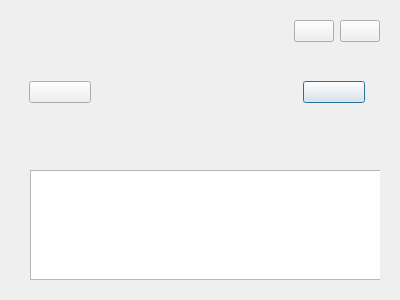
<?xml version="1.0" encoding="UTF-8"?>
<ui version="4.0">
 <class>SlideShowDlg</class>
 <widget class="QDialog" name="SlideShowDlg">
  <property name="geometry">
   <rect>
    <x>0</x>
    <y>0</y>
    <width>400</width>
    <height>300</height>
   </rect>
  </property>
  <property name="windowTitle">
   <string>Dialog</string>
  </property>
  <layout class="QVBoxLayout" name="verticalLayout" stretch="7,1">
   <item>
    <widget class="QWidget" name="slideShow" native="true">
     <layout class="QGridLayout" name="gridLayout">
      <item row="1" column="2">
       <widget class="QWidget" name="slidenextwid" native="true">
        <property name="minimumSize">
         <size>
          <width>80</width>
          <height>0</height>
         </size>
        </property>
        <property name="maximumSize">
         <size>
          <width>80</width>
          <height>16777215</height>
         </size>
        </property>
        <layout class="QHBoxLayout" name="horizontalLayout_3">
         <item>
          <widget class="PicButton" name="slidenextBtn">
           <property name="text">
            <string/>
           </property>
          </widget>
         </item>
        </layout>
       </widget>
      </item>
      <item row="1" column="0">
       <widget class="QWidget" name="slideprewid" native="true">
        <property name="minimumSize">
         <size>
          <width>80</width>
          <height>0</height>
         </size>
        </property>
        <property name="maximumSize">
         <size>
          <width>80</width>
          <height>16777215</height>
         </size>
        </property>
        <layout class="QHBoxLayout" name="horizontalLayout_4">
         <item>
          <widget class="PicButton" name="slidepreBtn">
           <property name="text">
            <string/>
           </property>
          </widget>
         </item>
        </layout>
       </widget>
      </item>
      <item row="1" column="1">
       <widget class="PicAnimationWid" name="picAnimation" native="true"/>
      </item>
      <item row="0" column="2">
       <layout class="QHBoxLayout" name="horizontalLayout_2">
        <item>
         <widget class="PicStateBtn" name="playBtn">
          <property name="text">
           <string/>
          </property>
         </widget>
        </item>
        <item>
         <widget class="PicButton" name="closeBtn">
          <property name="text">
           <string/>
          </property>
         </widget>
        </item>
       </layout>
      </item>
     </layout>
    </widget>
   </item>
   <item>
    <widget class="QWidget" name="preShow" native="true">
     <layout class="QHBoxLayout" name="horizontalLayout">
      <item>
       <widget class="QWidget" name="widget" native="true">
        <property name="minimumSize">
         <size>
          <width>0</width>
          <height>120</height>
         </size>
        </property>
        <property name="maximumSize">
         <size>
          <width>16777215</width>
          <height>120</height>
         </size>
        </property>
        <widget class="PreListWid" name="preListWidget">
         <property name="geometry">
          <rect>
           <x>10</x>
           <y>10</y>
           <width>16777215</width>
           <height>110</height>
          </rect>
         </property>
         <property name="minimumSize">
          <size>
           <width>0</width>
           <height>110</height>
          </size>
         </property>
         <property name="maximumSize">
          <size>
           <width>16777215</width>
           <height>110</height>
          </size>
         </property>
         <property name="flow">
          <enum>QListView::Flow::LeftToRight</enum>
         </property>
        </widget>
       </widget>
      </item>
     </layout>
    </widget>
   </item>
  </layout>
 </widget>
 <customwidgets>
  <customwidget>
   <class>PicButton</class>
   <extends>QPushButton</extends>
   <header>picbutton.h</header>
  </customwidget>
  <customwidget>
   <class>PicStateBtn</class>
   <extends>QPushButton</extends>
   <header>picstatebtn.h</header>
  </customwidget>
  <customwidget>
   <class>PicAnimationWid</class>
   <extends>QWidget</extends>
   <header>picanimationwid.h</header>
   <container>1</container>
  </customwidget>
  <customwidget>
   <class>PreListWid</class>
   <extends>QListWidget</extends>
   <header>prelistwid.h</header>
  </customwidget>
 </customwidgets>
 <resources/>
 <connections/>
</ui>
